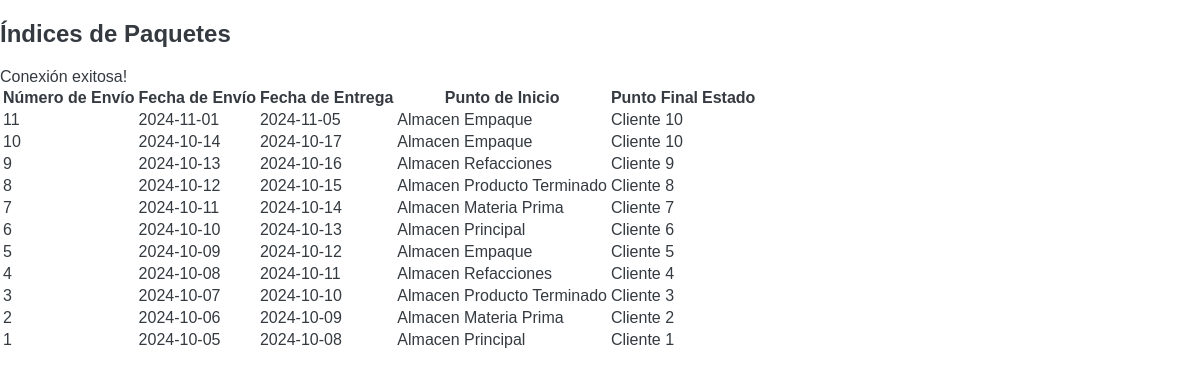
Page /html/routes.php on the committed database.
### tables this page shows
CREATE TABLE  IF NOT EXISTS Shipment (
    num INT primary key auto_increment,
    date DATE not null,
    delivery_date DATE not null,
    client int not null,
    incident int not null,
    vehicle int not null,
    path int not null,
    insurance int not null,
    FOREIGN KEY (client) REFERENCES Client(num),
    FOREIGN KEY (incident) REFERENCES Incident(num),
    FOREIGN KEY (vehicle) REFERENCES Vehicle(number),
    FOREIGN KEY (path) REFERENCES Path(num),
    FOREIGN KEY (insurance) REFERENCES Insurance(num)
);

CREATE TABLE IF NOT EXISTS Path (
    num int primary key auto_increment, 
    starting_point varchar(30) not null,
    end_point varchar(30) not null,
    est_arrival date not null,
    starting_date date not null
);

### html/routes.php (the view, shortened to what this page needs)
<!DOCTYPE html>
<html lang="es">
<head>
    <link rel="stylesheet" href="styles.css">
</head>
<body>
    <h2>Índices de Paquetes</h2>
    <?php
    include '../php/conecxion.php';
    $sql_deliveries = "SELECT Shipment.num AS shipment_num, Shipment.date AS shipment_date,
                              Shipment.delivery_date, Path.starting_point, Path.end_point,
                              Record.status
                       FROM Shipment
                       JOIN Path ON Shipment.path = Path.num
                       LEFT JOIN Record ON Shipment.num = Record.shipment
                       ORDER BY Shipment.date DESC";
    $result_deliveries = $conn->query($sql_deliveries);
    if ($result_deliveries->num_rows > 0) {
        echo "<table>";
        echo "<tr>
                <th>Número de Envío</th>
                <th>Fecha de Envío</th>
                <th>Fecha de Entrega</th>
                <th>Punto de Inicio</th>
                <th>Punto Final</th>
                <th>Estado</th>
              </tr>";
        while ($delivery = $result_deliveries->fetch_assoc()) {
            echo "<tr>";
            echo "<td>" . htmlspecialchars($delivery['shipment_num']) . "</td>";
            echo "<td>" . htmlspecialchars($delivery['shipment_date']) . "</td>";
            echo "<td>" . htmlspecialchars($delivery['delivery_date']) . "</td>";
            echo "<td>" . htmlspecialchars($delivery['starting_point']) . "</td>";
            echo "<td>" . htmlspecialchars($delivery['end_point']) . "</td>";
            echo "<td>" . htmlspecialchars($delivery['status']) . "</td>";
            echo "</tr>";
        }
        echo "</table>";
    } else {
        echo "<p>No se encontraron envíos registrados.</p>";
    }
    ?>
</body>
</html>

### php/conecxion.php (shortened to what this page needs)
<?php
echo "Conexión exitosa!";
?>

### css/styles.css (style rules this page uses)
:root { --primary-color: #007bff; --secondary-color: #6c757d; --success-color: #1e5e2d; --info-color: #17a2b8; --warning-color: #ffc107; --danger-color: #dc2626; --light-color: #f8f9fa; --dark-color: #343a40; }
body { font-family: 'Arial', sans-serif; color: var(--dark-color); margin: 0; padding: 0; }

### rows in the picture
shipment: num "11", date "2024-11-01", delivery_date "2024-11-05", path.starting_point "Almacen Empaque", path.end_point "Cliente 10"
shipment: num "10", date "2024-10-14", delivery_date "2024-10-17", path.starting_point "Almacen Empaque", path.end_point "Cliente 10"
shipment: num "9", date "2024-10-13", delivery_date "2024-10-16", path.starting_point "Almacen Refacciones", path.end_point "Cliente 9"
shipment: num "8", date "2024-10-12", delivery_date "2024-10-15", path.starting_point "Almacen Producto Terminado", path.end_point "Cliente 8"
shipment: num "7", date "2024-10-11", delivery_date "2024-10-14", path.starting_point "Almacen Materia Prima", path.end_point "Cliente 7"
shipment: num "6", date "2024-10-10", delivery_date "2024-10-13", path.starting_point "Almacen Principal", path.end_point "Cliente 6"
shipment: num "5", date "2024-10-09", delivery_date "2024-10-12", path.starting_point "Almacen Empaque", path.end_point "Cliente 5"
shipment: num "4", date "2024-10-08", delivery_date "2024-10-11", path.starting_point "Almacen Refacciones", path.end_point "Cliente 4"
shipment: num "3", date "2024-10-07", delivery_date "2024-10-10", path.starting_point "Almacen Producto Terminado", path.end_point "Cliente 3"
shipment: num "2", date "2024-10-06", delivery_date "2024-10-09", path.starting_point "Almacen Materia Prima", path.end_point "Cliente 2"
shipment: num "1", date "2024-10-05", delivery_date "2024-10-08", path.starting_point "Almacen Principal", path.end_point "Cliente 1"
